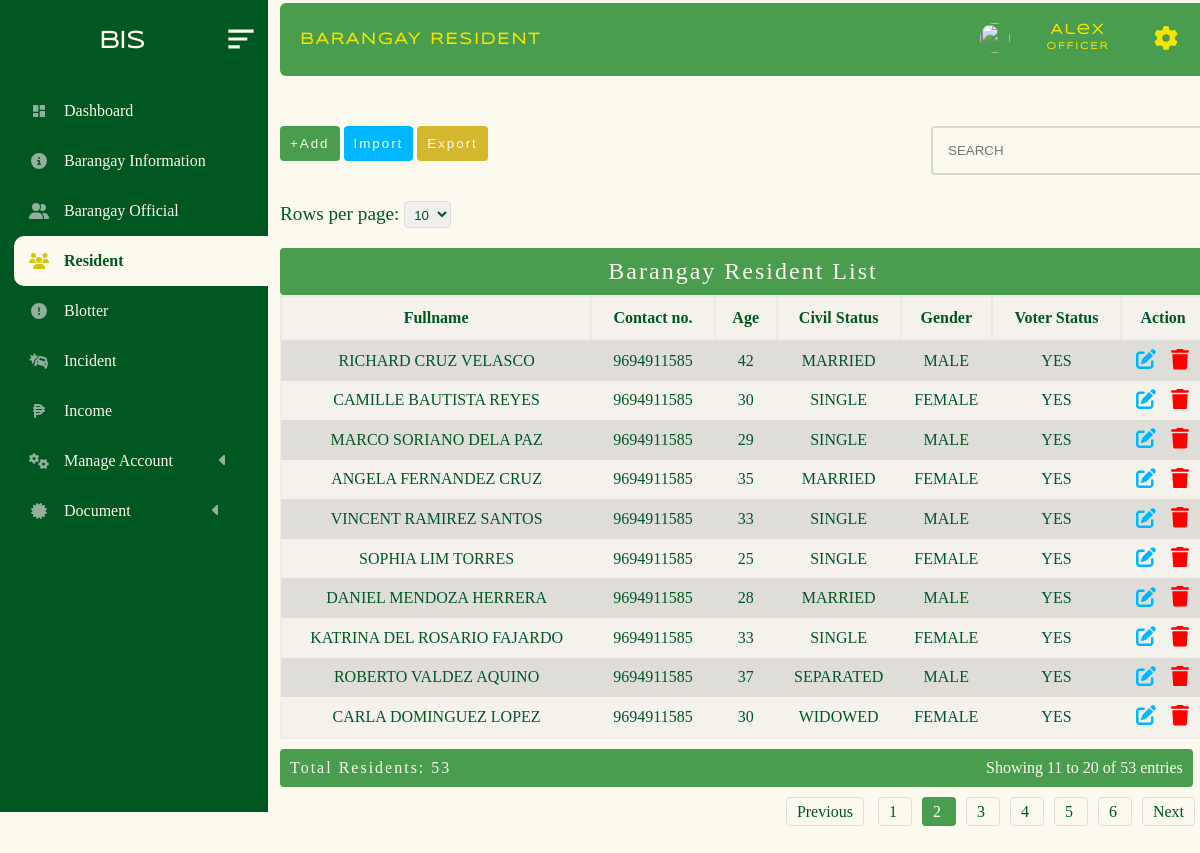
Page /administrator/admin_panel/resident.php?page=2&limit=10 (signed in) on the committed database.
### tables this page shows
CREATE TABLE `barangay_resident` (
  `id` int(11) NOT NULL,
  `firstname` varchar(200) NOT NULL,
  `middlename` varchar(200) NOT NULL,
  `lastname` varchar(200) NOT NULL,
  `house_no` varchar(200) NOT NULL,
  `place_of_birth` varchar(200) NOT NULL,
  `birthday` date NOT NULL,
  `age` int(200) NOT NULL,
  `civil_status` varchar(200) NOT NULL,
  `gender` varchar(200) NOT NULL,
  `voter_status` varchar(200) NOT NULL,
  `email` varchar(200) NOT NULL,
  `contact_no` varchar(200) NOT NULL,
  `occupation` varchar(200) NOT NULL,
  `citizenship` varchar(200) NOT NULL,
  `sitio_pook` varchar(200) NOT NULL
);

### administrator/admin_panel/brgy_resident_folder/table.php (the view, shortened to what this page needs)
<!DOCTYPE html>
<html lang="en">
<head>
</head>
<body>
<?php
require("../../database/conn_db.php");
$page = isset($_GET['page']) ? max(1, (int)$_GET['page']) : 1;
$limit = isset($_GET['limit']) ? max(1, (int)$_GET['limit']) : 10;
$offset = ($page - 1) * $limit;
$countQuery = "SELECT COUNT(*) AS total FROM barangay_resident";
$countResult = $conn->query($countQuery);
$totalRows = $countResult->fetch_assoc()['total'];
$totalPages = max(1, ceil($totalRows / $limit));
$startRow = ($page - 1) * $limit + 1;
$endRow = min($page * $limit, $totalRows);
$sql = "SELECT * FROM barangay_resident ORDER BY id DESC LIMIT $limit OFFSET $offset";
$result = $conn->query($sql);
if ($result->num_rows > 0) { ?>
    <div class="limit-selector">
        <form method="GET" action="">
            <label for="limit">Rows per page:</label>
            <select name="limit" id="limit" onchange="this.form.submit()">
                <option value="10" <?php if ($limit == 10) echo 'selected'; ?>>10</option>
            </select>
        </form>
    </div>
    <table>
        <caption>Barangay Resident List</caption>
        <tr>
            <th>Fullname</th>
            <th>Contact no.</th>
            <th>Age</th>
            <th>Civil Status</th>
            <th>Gender</th>
            <th>Voter Status</th>
            <th>Action</th>
        </tr>
        <?php while ($row = $result->fetch_assoc()) {
            $firstname = $row["firstname"];
            $middlename = $row["middlename"];
            $lastname = $row["lastname"];
            $age = $row["age"];
            $civil_status = $row["civil_status"];
            $gender = $row["gender"];
            $voter_status = $row["voter_status"];
            $contact_no = $row["contact_no"];
        ?>
        <tr class="table_hover">
            <td><?php echo $firstname . " " . $middlename . " " . $lastname; ?></td>
            <td><?php echo $contact_no; ?></td>
            <td><?php echo $age; ?></td>
            <td><?php echo $civil_status; ?></td>
            <td><?php echo $gender; ?></td>
            <td><?php echo $voter_status; ?></td>
            <td>
                                <div id = "form_up_del_official">
                                       <button  id = "update_official_btn" class = "update_btn" data-id= <?php echo $row ["id"] ?>></button>
                                       <button id = "delete_official_btn" class = "delete_btn" data-id= <?php echo $row ["id"] ?>></button>
                                   </div>
            </td>
        </tr>
        <?php } ?>
    </table>
    <div class="table-footer">
        <div class="total-count">Total Residents: <?php echo $totalRows; ?></div>
        <div class="pagination-info">
            Showing <?php echo $startRow; ?> to <?php echo $endRow; ?> of <?php echo $totalRows; ?> entries
        </div>
    </div>
    <div class="pagination">
        <?php if ($page > 1): ?>
            <a href="?page=<?php echo $page - 1; ?>&limit=<?php echo $limit; ?>">Previous</a>
        <?php endif; ?>
        <?php for ($i = 1; $i <= $totalPages; $i++): ?>
            <a href="?page=<?php echo $i; ?>&limit=<?php echo $limit; ?>" class="<?php echo $i == $page ? 'active' : ''; ?>">
                <?php echo $i; ?>
            </a>
        <?php endfor; ?>
        <?php if ($page < $totalPages): ?>
            <a href="?page=<?php echo $page + 1; ?>&limit=<?php echo $limit; ?>">Next</a>
        <?php endif; ?>
    </div>
<?php }
?>
        <?php include("update_temp.php"); ?>
</body>
</html>

### administrator/admin_panel/style.css/mian.stylecss.css (style rules this page uses)
* { margin: 0px; padding: 0px; box-sizing: content-box; list-style-type: none ; }
html { scroll-behavior: smooth; }
:root { --bg-color: #FCFAEE; --2nd-bg-color:#4A9D4f; --sub-bg-color: #005720 ; --1st-text-color: #005720 ; --2nd-text-color: rgb(53, 53, 53); --3rd-text-color: #FCFAEE; --btn-color: #F5E402; --other-color :rgb(0, 183, 255); }
body { background-color: var(--bg-color); position: relative; min-height: 100%; width: 100%; overflow: scroll; overflow-x: hidden; }

### administrator/admin_panel/style.css/resident_style.css (style rules this page uses)
* { margin: 0px; padding: 0px; box-sizing: content-box; list-style-type: none ; }
:root { --bg-color: #FCFAEE; --2nd-bg-color:#4A9D4f; --sub-bg-color: #005720 ; --1st-text-color: #005720 ; --2nd-text-color: rgb(53, 53, 53); --3rd-text-color: #FCFAEE; --btn-color: #d4b62f; --other-color :rgb(0, 183, 255); }
body { background-color: var(--bg-color); background-repeat: no-repeat; background-size: cover; }
table { border: 2px solid rgba(228, 228, 228, 0.39); margin-left: 40px; margin-top: 20px; background-color: rgba(226, 226, 226, 0.322); width: 77vw; border-collapse: collapse; transition: all 0.5s ease; border-radius:4px; font-family: "sub_text"; color: var(--1st-text-color); }
table td { padding: 5px; text-align: center; }
table th { border: 2px solid rgba(226, 226, 226, 0.562); padding: 12px; }
table tr:nth-child(even) { background-color: #a7a5a548; }
caption { font-size: 2vw; letter-spacing: 2px; background-color: var(--2nd-bg-color); padding-bottom: 10px; padding-top: 10px; color: var(--bg-color); border-radius: 4px; }
.pagination { margin: 0px 0; float: right; margin-right: 0px; padding-bottom: 60px; margin-left: 20px; }
.pagination a { margin: 0 5px; padding: 5px 10px; text-decoration: none; color: var(--1st-text-color); border: 1px solid #ddd; border-radius: 4px; line-height: 50px; }
.pagination a.active { background-color: var(--2nd-bg-color); color: white; border: 1px solid var(--2nd-bg-color); }
.limit-selector { margin-top: 100px; padding-left: 40px; color: #005720; font-family: "sub_text"; transition: all 0.5s ease; font-size: 1.2rem; }
.limit-selector select { padding: 5px; border-radius: 4px; border: 1px solid #ddd; width: max-content; color: #005720; }
#form_up_del_official { display: flex; justify-content:space-evenly ; align-items: center; }
#update_official_btn { color: var(--bg-color); cursor: pointer; padding: 3px 5px 3px 5px; background-color: transparent; border-radius: 4px; font-size: 0.9rem; outline: none; border: none; }
#update_official_btn svg { width: 20px; fill: var(--other-color); }
#delete_official_btn { color: var(--bg-color); cursor: pointer; padding: 3px 5px 3px 5px; background-color: transparent; border-radius: 4px; border: 1px solid rgb(197, 197, 197); outline: none; border: none; font-size: 0.9rem; }
#delete_official_btn svg { width: 18px; fill: red; }

### administrator/admin_panel/brgy_resident_folder/import_temp.php (style rules this page uses)
* { margin: 0px; padding: 0px; box-sizing: content-box; list-style-type: none; }
:root { --bg-color: #FCFAEE; --2nd-bg-color: #4A9D4f; --sub-bg-color: #005720; --1st-text-color: #005720; --2nd-text-color: rgb(53, 53, 53); --3rd-text-color: #FCFAEE; --btn-color: #d4b62f; --other-color: rgb(0, 183, 255); }

### administrator/admin_panel/brgy_resident_folder/table.php (style rules this page uses)
.table-footer { display: flex; justify-content: space-between; margin-top: 10px; padding: 10px; margin-left:40px; background-color:#4A9D4f; border-radius: 4px; width: 93%; }
.total-count { font-weight: 400; color:#FCFAEE; font-family:"sub_text"; letter-spacing:2px; }
.pagination-info { color: #666; color:#FCFAEE; font-family:"sub_text"; }

### administrator/admin_panel/brgy_resident_folder/update_temp.php (style rules this page uses)
* { margin: 0px; padding: 0px; box-sizing: content-box; list-style-type: none ; }
:root { --bg-color: #FCFAEE; --2nd-bg-color:#4A9D4f; --sub-bg-color: #005720 ; --1st-text-color: #005720 ; --2nd-text-color: rgb(53, 53, 53); --3rd-text-color: #FCFAEE; --btn-color: #d4b62f; --other-color :rgb(0, 183, 255); }
.main_container .form .item-form3 input,select { height:15px; width: 13vw; margin-top: 5px; padding: 10px 0px 10px 10px; border-radius: 4px; border: none; color: var(--sub-bg-color); }

### rows in the picture
barangay_resident: firstname "RICHARD", middlename "CRUZ", lastname "VELASCO", contact_no "9694911585", age "42", civil_status "MARRIED", gender "MALE", voter_status "YES"
barangay_resident: firstname "CAMILLE", middlename "BAUTISTA", lastname "REYES", contact_no "9694911585", age "30", civil_status "SINGLE", gender "FEMALE", voter_status "YES"
barangay_resident: firstname "MARCO", middlename "SORIANO", lastname "DELA PAZ", contact_no "9694911585", age "29", civil_status "SINGLE", gender "MALE", voter_status "YES"
barangay_resident: firstname "ANGELA", middlename "FERNANDEZ", lastname "CRUZ", contact_no "9694911585", age "35", civil_status "MARRIED", gender "FEMALE", voter_status "YES"
barangay_resident: firstname "VINCENT", middlename "RAMIREZ", lastname "SANTOS", contact_no "9694911585", age "33", civil_status "SINGLE", gender "MALE", voter_status "YES"
barangay_resident: firstname "SOPHIA", middlename "LIM", lastname "TORRES", contact_no "9694911585", age "25", civil_status "SINGLE", gender "FEMALE", voter_status "YES"
barangay_resident: firstname "DANIEL", middlename "MENDOZA", lastname "HERRERA", contact_no "9694911585", age "28", civil_status "MARRIED", gender "MALE", voter_status "YES"
barangay_resident: firstname "KATRINA", middlename "DEL ROSARIO", lastname "FAJARDO", contact_no "9694911585", age "33", civil_status "SINGLE", gender "FEMALE", voter_status "YES"
barangay_resident: firstname "ROBERTO", middlename "VALDEZ", lastname "AQUINO", contact_no "9694911585", age "37", civil_status "SEPARATED", gender "MALE", voter_status "YES"
barangay_resident: firstname "CARLA", middlename "DOMINGUEZ", lastname "LOPEZ", contact_no "9694911585", age "30", civil_status "WIDOWED", gender "FEMALE", voter_status "YES"

### other values in the picture
$totalRows "53"
$startRow "11"
$endRow "20"
